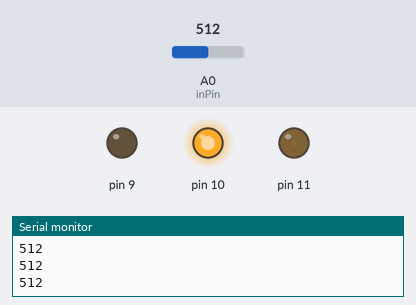
Simulated run of this sketch. Board: Arduino Uno, built with avr-gcc and run on an emulated ATmega328P. Shown: output pins drawn as LEDs (lit = HIGH), the last lines printed to the serial monitor. The test bench sets the inputs (shaded band); at power-on: A0 (inPin) = 512.

Above: at 1.2 s.
1.3 s: A0 (inPin) set to 430
At 2.0 s:
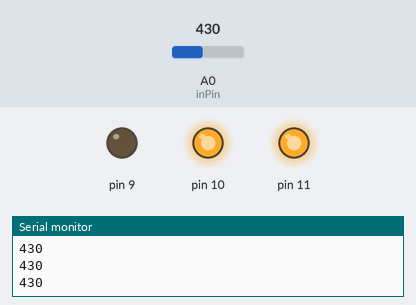
2.8 s: A0 (inPin) set to 282
At 3.3 s:
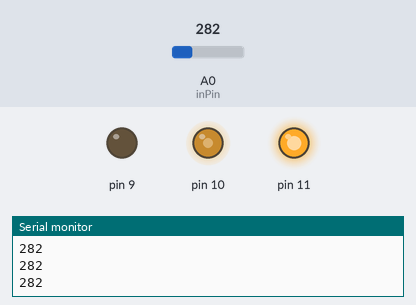
4.3 s: A0 (inPin) set to 136
At 5.5 s:
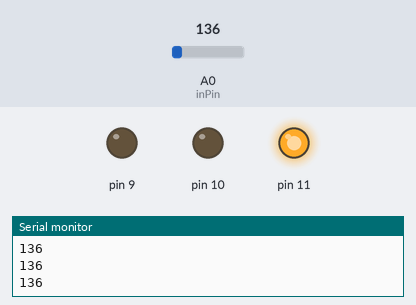
5.8 s: A0 (inPin) set to 596
At 6.8 s:
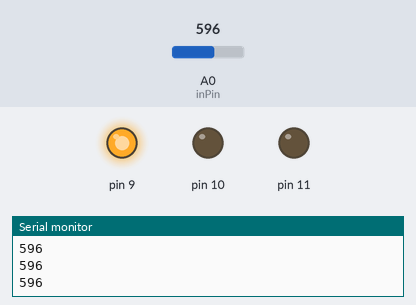
7.3 s: A0 (inPin) set to 896
At 7.9 s:
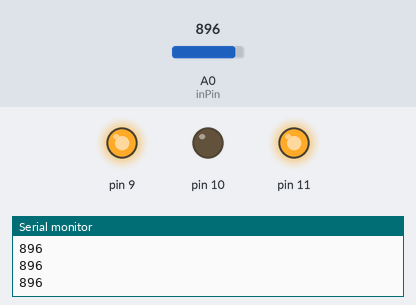
8.8 s: A0 (inPin) set to 716
At 9.1 s:
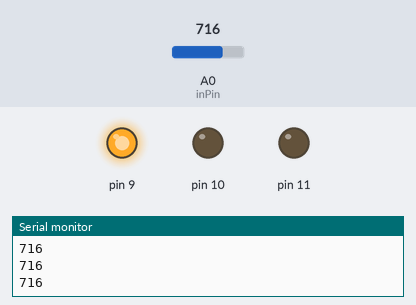
Timing chart, 0 to 11.3 s (numbered marks = the images above; inputs shaded):
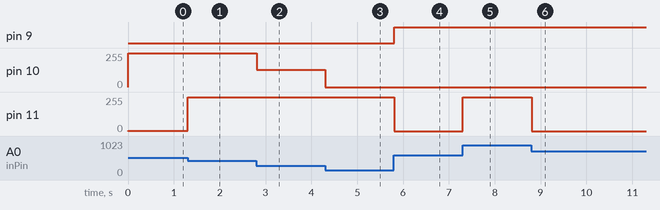

Measured:
- after the input at 1.3 s, pin 10: 254/255 → 255/255 at once; pin 11: 1/255 → 255/255 at once
- after the input at 2.8 s, pin 10: 255/255 → 130/255 at once
- after the input at 4.3 s, pin 10: 130/255 → 0/255 at once
- after the input at 5.8 s, pin 9: LOW → HIGH at once; pin 11: 255/255 → 0/255 at once
- after the input at 7.3 s, pin 11: 0/255 → 255/255 at once
- after the input at 8.8 s, pin 11: 255/255 → 0/255 at once

The sketch:

RGB_LED_POT.ino
```cpp
int inPin = A0;
int val;
int x;
void setup() {
  Serial.begin(9600);
    pinMode(9, OUTPUT);
    pinMode(10, OUTPUT);
    pinMode(11, OUTPUT);

}

void loop() {
  x=(analogRead(inPin));
    Serial.println(analogRead(A0));
    if(x<=146) {
      analogWrite(11, 255);
    analogWrite(10, 0);
    analogWrite(9, 0);


    }
    else if(x>147 && x<=292)
    {
       analogWrite(11, 255);
    analogWrite(10, 130);
    analogWrite(9, 0);

    }
  else if(x>293 && x<=439)
  {
    analogWrite(11, 255);
    analogWrite(10, 255);
    analogWrite(9, 0);

  }
    else if(x>440 && x<=585)
    {
    analogWrite(11, 1);
    analogWrite(10, 254);
    analogWrite(9, 0);

    }
    else if(x>586 && x<=731)
    {
      analogWrite(11, 0);
    analogWrite(10, 0);
    analogWrite(9, 255);

    }
    else if(x>732 && x<=886)
    {
      analogWrite(11, 170);
    analogWrite(10, 0);
    analogWrite(9, 255);

    }
    else {
      analogWrite(11, 255);
    analogWrite(10, 0);
    analogWrite(9, 255);

    }
}
```
